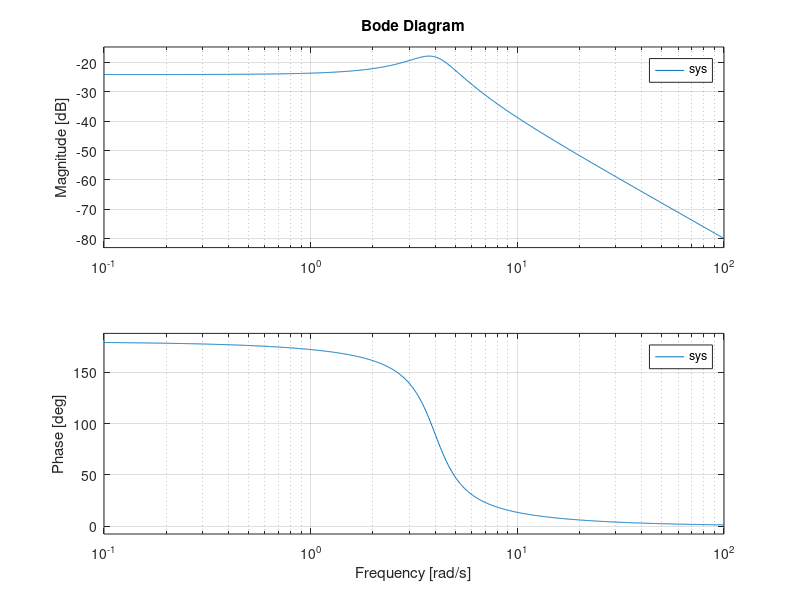
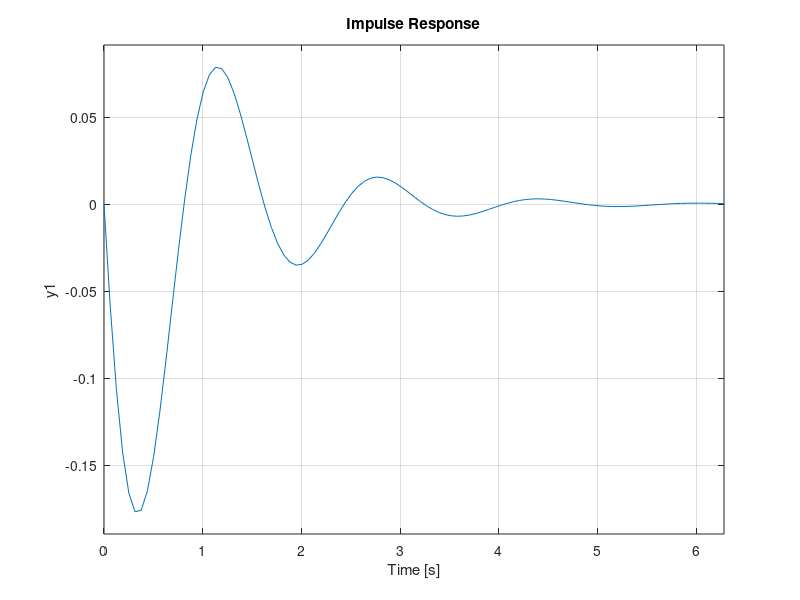
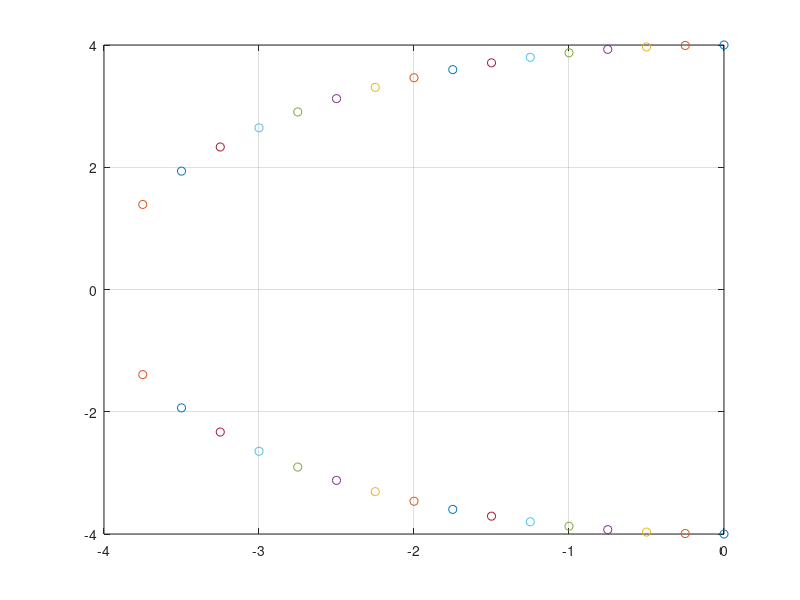

The MATLAB script that drew these images, in order:
%% Example 1.1 - Flapped Airfoil with vertical displacements
% Flapped irfoil with steady aerodynamic model to demonstrate the three representations 
% of LTI systems
% 
% Written by Rafa Palacios (<mailto:r.palacios@imperial.ac.uk r.palacios@imperial.ac.uk>)
% 
% Latest update: March 2024

close all, clear all

% Define coefficients
mu_a_overV=2;  % (\mu_a)/(V)
mu_b=1;
omega_h=4;

% Compute state-space matrices;
A=[[0 1]; [-omega_h^2 -mu_a_overV]];
B=[0; -mu_b];
C=[1 0];    % Output is vertical position (plunge).
D=[];

% Build state-space system
sys=ss(A,B,C,D);
%% 
% Write the transfer function for the current parameters:

tf(sys)  % Output transfer function
%% 
% Plot the frequency-response function in log scale

figure(1)
bode(sys);
%% 
% Plot impulse response for 4 cycles

figure(2)
impulse(sys, 4*2*pi/omega_h);
%% 
% Plot eigenvalues of the system for varying velocity 

figure(3)
for mu_a_overV=0:0.5:7.5;
    A=[[0 1]; [-omega_h^2 -mu_a_overV]];
    sys=ss(A,B,C,D);
    plot(real(eig(sys)),imag(eig(sys)),'o'), hold on, grid on
end